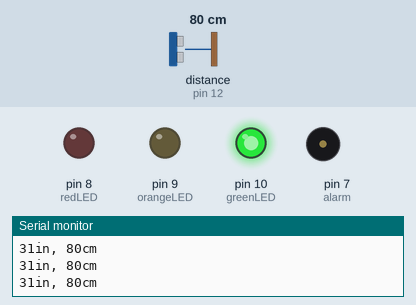
Simulated run of this sketch. Board: Arduino Uno, built with avr-gcc and run on an emulated ATmega328P. Shown: output pins drawn as LEDs (lit = HIGH), buzzer (waves = sounding), the last lines printed to the serial monitor. Wiring (inferred from the names in the program): ultrasonic range finder: trigger pin 11; echo pin 12. Inputs (shaded band) come from the test bench; at power-on: distance to the obstacle (sensor on pin 12) 80 cm. The echo pulse lasts 58.3 µs per cm; pins used as bus, display or sensor lines are not drawn.

Above: at 1.2 s.
1.3 s: distance to the obstacle (sensor on pin 12) set to 30 cm
2.8 s: distance to the obstacle (sensor on pin 12) set to 25 cm
At 3.2 s:
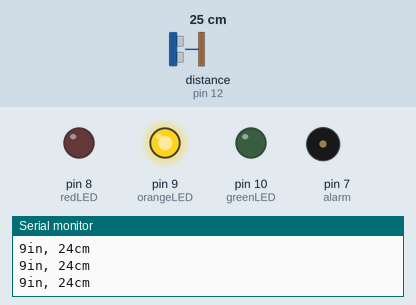
4.3 s: distance to the obstacle (sensor on pin 12) set to 14 cm
7.3 s: distance to the obstacle (sensor on pin 12) set to 10 cm
At 8.5 s:
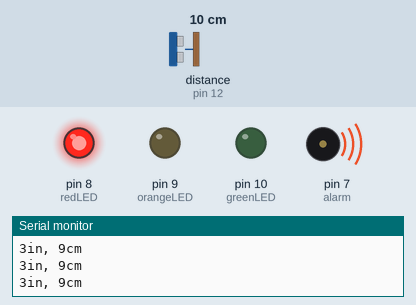
8.8 s: distance to the obstacle (sensor on pin 12) set to 4 cm
At 9.5 s:
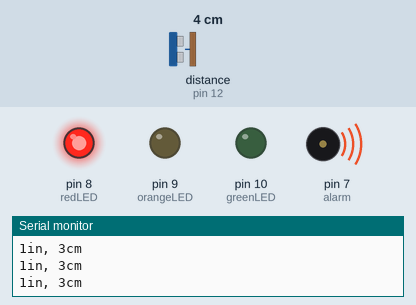
10.3 s: distance to the obstacle (sensor on pin 12) set to 2 cm
At 10.8 s:
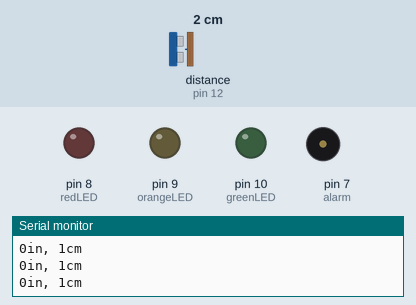
Timing chart, 0 to 12.8 s (numbered marks = the images above; inputs shaded):
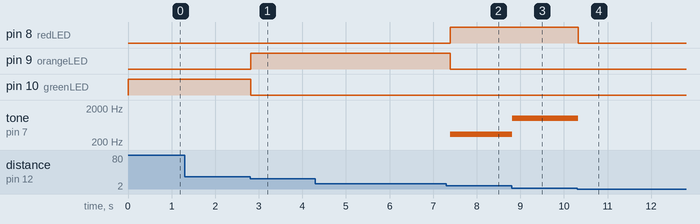

The sketch:

ultraTry.ino
```cpp
#define NOTE_C4 262
#include <Servo.h>

const int trigPin = 11;
const int echoPin = 12;
const int greenLED = 10;
const int orangeLED = 9;
const int redLED = 8;
const int alarm = 7;


void setup() {
  Serial.begin(9600);
}

void loop()
{
  long duration, inches, cm;
  pinMode(greenLED, OUTPUT);
  pinMode(orangeLED, OUTPUT);
  pinMode(redLED, OUTPUT);
  pinMode(alarm, OUTPUT);
  pinMode(trigPin, OUTPUT);

  digitalWrite(trigPin, LOW);
  delayMicroseconds(2);
  digitalWrite(trigPin, HIGH);
  delayMicroseconds(10);
  digitalWrite(trigPin, LOW);

  pinMode(echoPin, INPUT);
  duration = pulseIn(echoPin, HIGH);

  inches = microsecondsToInches(duration);
  cm = microsecondsToCentimeters(duration);

  if(inches > 10)
  digitalWrite(greenLED, HIGH);
  else
  digitalWrite(greenLED, LOW);

  if(inches <= 10 && inches >= 5)
  digitalWrite(orangeLED, HIGH);
  else
  digitalWrite(orangeLED, LOW);

  if(inches < 5 && inches > 0){
  digitalWrite(redLED, HIGH);
  tone(alarm, 2000/(2*inches));
  }
  else{
  digitalWrite(redLED, LOW);
  noTone(alarm);
 }

  Serial.print(inches);
  Serial.print("in, ");
  Serial.print(cm);
  Serial.print("cm");
  Serial.println();

  delay(100);
}

long microsecondsToInches(long microseconds)
{
  return microseconds / 74 / 2;
}

long microsecondsToCentimeters(long microseconds)
{
  return microseconds / 29 / 2;
}
```

Measured:
- the behaviour switches between 29 and 28 cm on distance to the obstacle (sensor on pin 12) (found by bisection; images 0 and 1)
- the behaviour switches between 13 and 12 cm on distance to the obstacle (sensor on pin 12) (found by bisection; images 1 and 2)
- the behaviour switches between 3 and 2 cm on distance to the obstacle (sensor on pin 12) (found by bisection; images 3 and 4)
- after the input at 2.8 s, pin 9 (orangeLED): LOW → HIGH at once; pin 10 (greenLED): HIGH → LOW at once
- after the input at 7.3 s, pin 8 (redLED): LOW → HIGH after 0.09 s; pin 9 (orangeLED): HIGH → LOW after 0.09 s; tone on pin 7 (alarm): silent → 333 Hz after 0.09 s
- after the input at 8.8 s, tone on pin 7 (alarm): 333 Hz → 1000 Hz at once
- after the input at 10.3 s, pin 8 (redLED): HIGH → LOW at once; tone on pin 7 (alarm): 1000 Hz → silent at once
